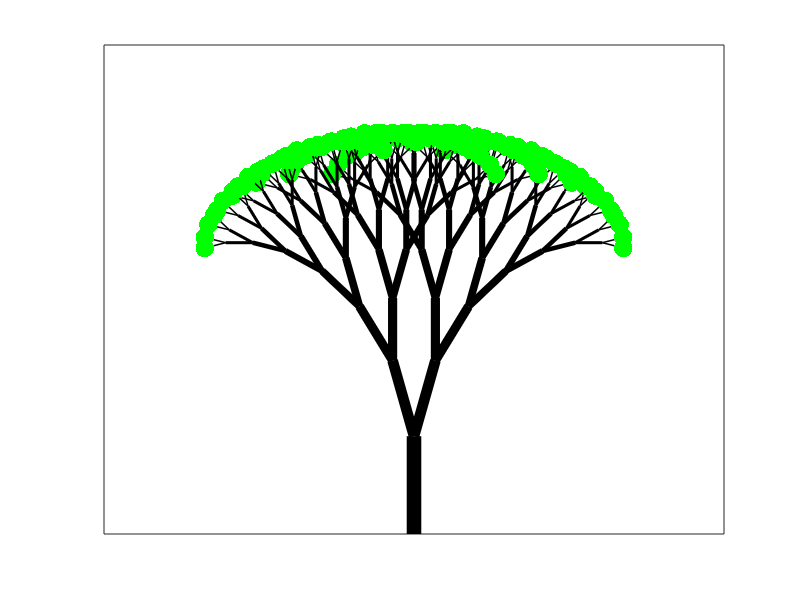

MATLAB code for this plot:
function tree

%%% Author: Didier Gonze
%%% Created: 6/1/2009
%%% Updated: 6/1/2009

clear;
clc;


%%% Parameters

niter=7;        % number of iterations
trunk=1;        % size of the trunk
thick=1.1;      % thickness of the branches
shrink=0.8;     % shrink ratio
theta=pi/6;     % angle (in radian)


%%% Figure

figure(1)

%axis off;
%set(gcf,'color','b')
whitebg([0.8 0.8 0.95])
plot([0 0],[0 -trunk],'k','linewidth',niter*1.5)
set(gca,'XTickLabel',{''})
set(gca,'YTickLabel',{''})
set(gca,'XTick',[])
set(gca,'YTick',[])

%%% Initialisation

x=0;
y=0;
k=niter;

addbranch(k,x,y-1,x,y,theta,shrink,thick);



% ==========================================
% function addbranch
% ==========================================

function addbranch(k,xr,yr,x0,y0,theta,shrink,thick)

%%% Compute the 2 new branches

Lr=sqrt((x0-xr)^2+(y0-yr)^2);   % length of the previous branch
L=shrink*Lr;                    % length of the new branch
    
alpha=atan2(y0-yr,x0-xr);

x1=x0+L*cos(alpha-theta/2);
y1=y0+L*sin(alpha-theta/2);
x2=x0+L*cos(alpha+theta/2);
y2=y0+L*sin(alpha+theta/2);

%%% Plot the 2 new branches

hold on;
plot([x0 x1],[y0 y1],'k-','linewidth',k*thick);
hold on;
plot([x0 x2],[y0 y2],'k-','linewidth',k*thick);

%%% To plot green leaves...

if k==1
   hold on;
   plot([x1 x2],[y1 y2],'g.','markersize',40);
end

%%% Iteration

if k>1
   k=k-1;    
   addbranch(k,x0,y0,x1,y1,theta,shrink,thick)
   addbranch(k,x0,y0,x2,y2,theta,shrink,thick)
end







